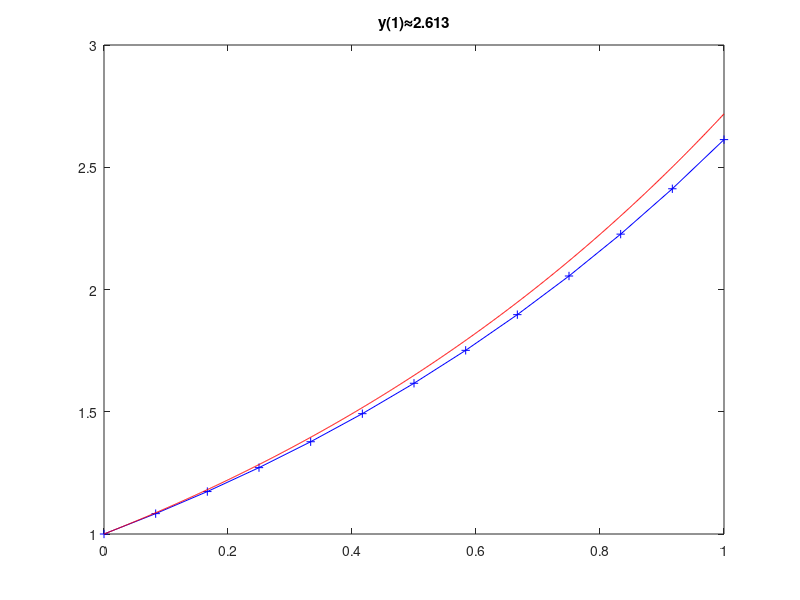
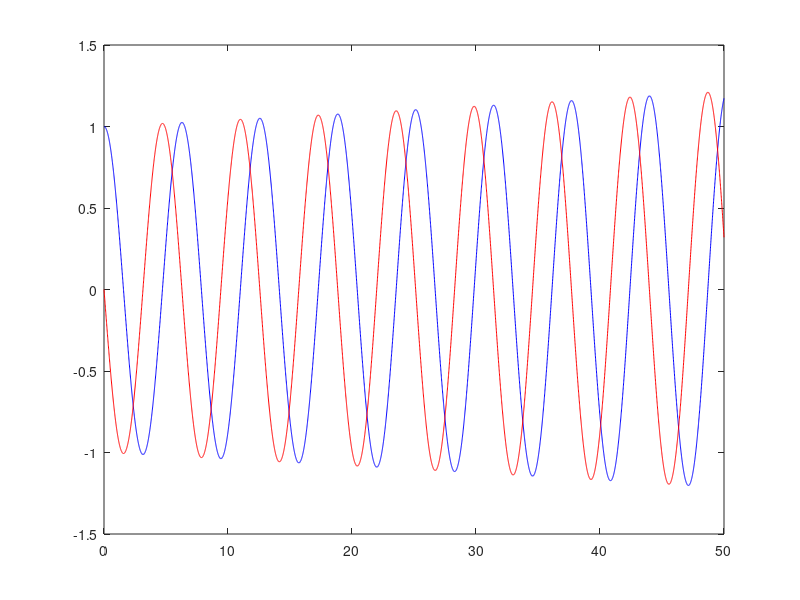

Write the MATLAB code that produced these figures, in order.

%% COMPARE TO: ODEs_ode45_demo.m

%% Euler's Method - single ODE

t0 = 0; t1 = 1;     % time interval

k = 1;
f = @(t,y) k*y;     % RHS of 1st order DE
dt = 1/12;          % time step

t = zeros((t1-t0)/dt+1,1); % initialize
y = zeros((t1-t0)/dt+1,1); % initialize
t(1) = t0; y(1) = 1; % initial condition

for i=1:(length(y)-1)
    t(i+1)=t(i)+dt;
    y(i+1)=y(i)+dt*f(t(i),y(i));
    
end

tfull = 0:0.001:1;
actual = exp(k*tfull);

figure(1)
plot(t,y,'b-+',tfull,actual,'r')
title(['y(1)\approx',num2str(y(length(y)))])



%% Euler's Method - system of 2 ODEs

t0 = 0; t1 = 50;

%k = 1;
f = @(t,y) [y(2), -y(1)];  % RHS of 1st order DEs
dt = (t1-t0)/(50*128);     % time step

t = zeros((t1-t0)/dt+1,1); % initialize
y = zeros((t1-t0)/dt+1,2); % initialize
t(1) = t0; y(1,:) = [1 0]; % initial condition

for i=1:(length(y)-1)
    t(i+1)=t(i)+dt;
    y(i+1,:)=y(i,:)+dt*f(t(i),y(i,:));
    
end

figure(3)
plot(t,y(:,1),'b',t,y(:,2),'r')

